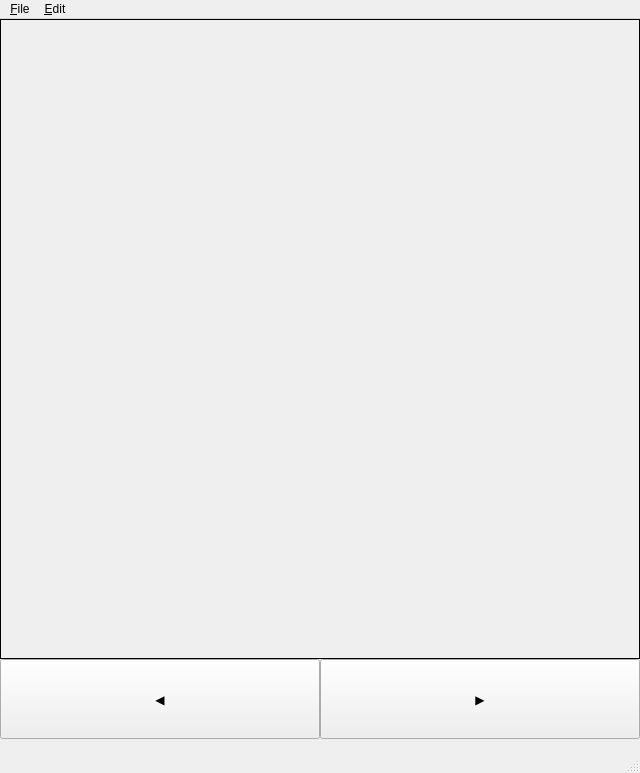
<?xml version="1.0" encoding="UTF-8"?>
<ui version="4.0">
 <class>MainWindow</class>
 <widget class="QMainWindow" name="MainWindow">
  <property name="geometry">
   <rect>
    <x>0</x>
    <y>0</y>
    <width>640</width>
    <height>773</height>
   </rect>
  </property>
  <property name="windowTitle">
   <string>MainWindow</string>
  </property>
  <widget class="QWidget" name="centralwidget">
   <widget class="QPushButton" name="b_next">
    <property name="geometry">
     <rect>
      <x>320</x>
      <y>640</y>
      <width>320</width>
      <height>80</height>
     </rect>
    </property>
    <property name="text">
     <string>▶</string>
    </property>
   </widget>
   <widget class="QPushButton" name="b_prev">
    <property name="geometry">
     <rect>
      <x>0</x>
      <y>640</y>
      <width>320</width>
      <height>80</height>
     </rect>
    </property>
    <property name="text">
     <string>◀</string>
    </property>
   </widget>
   <widget class="QLabel" name="l_image">
    <property name="geometry">
     <rect>
      <x>0</x>
      <y>0</y>
      <width>640</width>
      <height>640</height>
     </rect>
    </property>
    <property name="frameShape">
     <enum>QFrame::Box</enum>
    </property>
    <property name="frameShadow">
     <enum>QFrame::Plain</enum>
    </property>
    <property name="text">
     <string/>
    </property>
    <property name="scaledContents">
     <bool>false</bool>
    </property>
   </widget>
  </widget>
  <widget class="QStatusBar" name="statusbar"/>
  <widget class="QMenuBar" name="menuBar">
   <property name="geometry">
    <rect>
     <x>0</x>
     <y>0</y>
     <width>640</width>
     <height>26</height>
    </rect>
   </property>
   <widget class="QMenu" name="m_file">
    <property name="title">
     <string>&amp;File</string>
    </property>
    <addaction name="a_fileselect"/>
    <addaction name="a_folderselect"/>
    <addaction name="a_exit"/>
   </widget>
   <widget class="QMenu" name="m_edit">
    <property name="tearOffEnabled">
     <bool>false</bool>
    </property>
    <property name="title">
     <string>&amp;Edit</string>
    </property>
    <addaction name="a_togray"/>
   </widget>
   <addaction name="m_file"/>
   <addaction name="m_edit"/>
  </widget>
  <action name="a_open">
   <property name="text">
    <string>Open</string>
   </property>
  </action>
  <action name="a_fileselect">
   <property name="text">
    <string>File Select</string>
   </property>
  </action>
  <action name="a_folderselect">
   <property name="text">
    <string>Folder Select</string>
   </property>
  </action>
  <action name="a_togray">
   <property name="enabled">
    <bool>true</bool>
   </property>
   <property name="text">
    <string>to Gray</string>
   </property>
   <property name="autoRepeat">
    <bool>true</bool>
   </property>
   <property name="iconVisibleInMenu">
    <bool>true</bool>
   </property>
  </action>
  <action name="a_exit">
   <property name="text">
    <string>Exit</string>
   </property>
  </action>
 </widget>
 <resources/>
 <connections/>
</ui>
